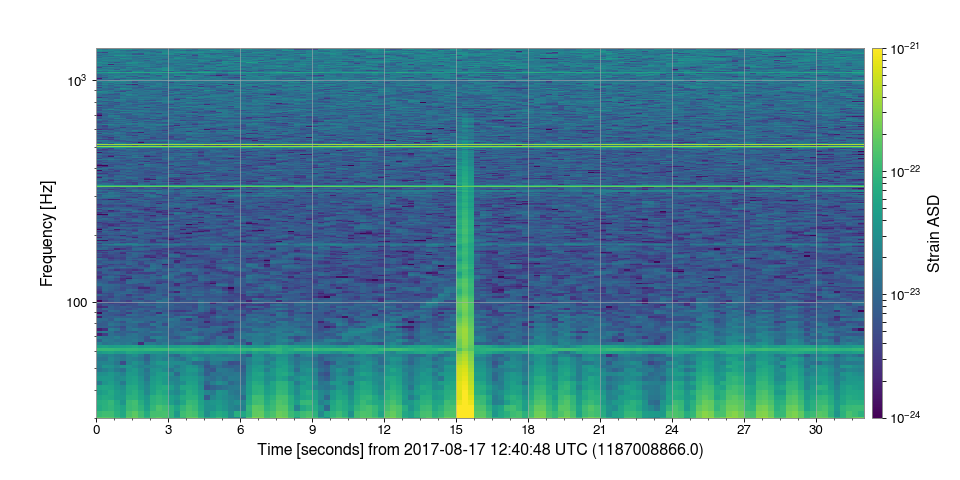

Here is the Python script that generated this plot:
from gwpy.timeseries import TimeSeries
data = TimeSeries.fetch_open_data('L1', 1187008866, 1187008898)
specgram = data.spectrogram2(fftlength=.5, overlap=.25,
                             window='hann') ** (1/2.)
plot = specgram.plot(yscale='log', ylim=(30, 1400))
plot.colorbar(norm='log', clim=(1e-24, 1e-21), label='Strain ASD')
plot.show()
